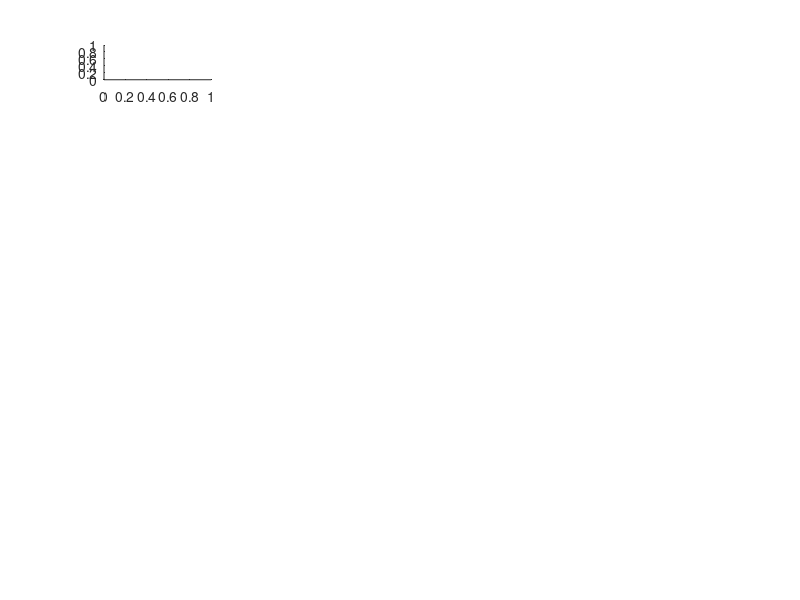

Reproduce this figure in MATLAB. (Note: this script raises an error after producing the figure.)


% my_plot= open('all_sim.fig');
data_folder = '../Yannick_data';
stimulations = {'fgf_sp_5', 'fgf_sp_10', 'fgf_sp_60', 'fgf_sus', 'fgf_3_20', 'fgf_mixed', 'fgf_NaClO3'};
file_names = {'0-25ng_mean_trunc.txt', '2-5ng_mean_trunc.txt', '25ng_mean_trunc.txt', '250ng_mean_trunc.txt'};

results_folder = 'results/all_a50';
results_folder_2 = 'results/sus_3_20';
sim_name = 'sim';
sim_name_2 = 'sim_post';
sim_stimulations = {'sp_5', 'sp_10', 'sp_60', 'sus', '3_20', 'mixed', '3_20'};
sim_strenghts = {'0-25ng', '2-5ng', '25ng', '250ng'};
counter = 1;
c = [0.85, 0.33, 0.1];

mse_all = 0;
mse_prev = 0;
cmap = [0, 0.45, 0.74;0.85, 0.33, 0.1];
for stim_nbr = 1: length(stimulations)
    for file_nbr = 1: length(file_names)
        subplot(7, 4, counter);
        if(stim_nbr == 5 && file_nbr ==1)
        elseif(stim_nbr == 7 && file_nbr < 4)
        else
            
            if(stim_nbr == 7)
                sim_strenghts{4} = '250ngNaCl';
            end
            %         axes(fig.Children((counter)));
            d = dlmread([data_folder, '/', stimulations{stim_nbr}, '/', file_names{file_nbr}]);
            d_t = dlmread([data_folder, '/', stimulations{stim_nbr}, '/time_trunc.txt']);
            sall = dlmread([results_folder, '/', sim_name, '_', sim_stimulations{stim_nbr}, '_', sim_strenghts{file_nbr}, '_measurements.txt']);
            sim_post = dlmread([results_folder_2, '/', sim_name_2, '_', sim_stimulations{stim_nbr}, '_', sim_strenghts{file_nbr}, '_measurements.txt']);
            sall_t = dlmread([results_folder, '/', sim_name, '_times.txt']);
            
            s_previous = dlmread([results_folder_2, '/', sim_name, '_', sim_stimulations{stim_nbr}, '_', sim_strenghts{file_nbr}, '_measurements.txt']);
            
            min_t = min(length(d), length(sall));
            mse_all =mse_all +  norm(d(1:min_t)- sall(1:min_t)) ^2;
            mse_prev =mse_prev +  norm(d(1:min_t) -s_previous(1:min_t)) ^2;
            
            plot(d_t, d, 'k', 'Linewidth', 4);
            hold on;
            
            max_length = min(length(sall_t), length(s_previous));
            hull(1, :) = max(sim_post);
            hull(2, :) = min(sim_post);
            fill([sall_t' ;flipud(sall_t' )],[hull(1, :)';flipud(hull(2, :)')], cmap(1, :),'linestyle','none');
            alpha(.4);
            plot(sall_t(1 : max_length), s_previous(1 : max_length), '-', 'LineWidth', 2, 'Color', cmap(1, :));
            
            plot(sall_t, sall,  'Linewidth', 2, 'Color', c);
        end
        counter= counter + 1;
    end
end